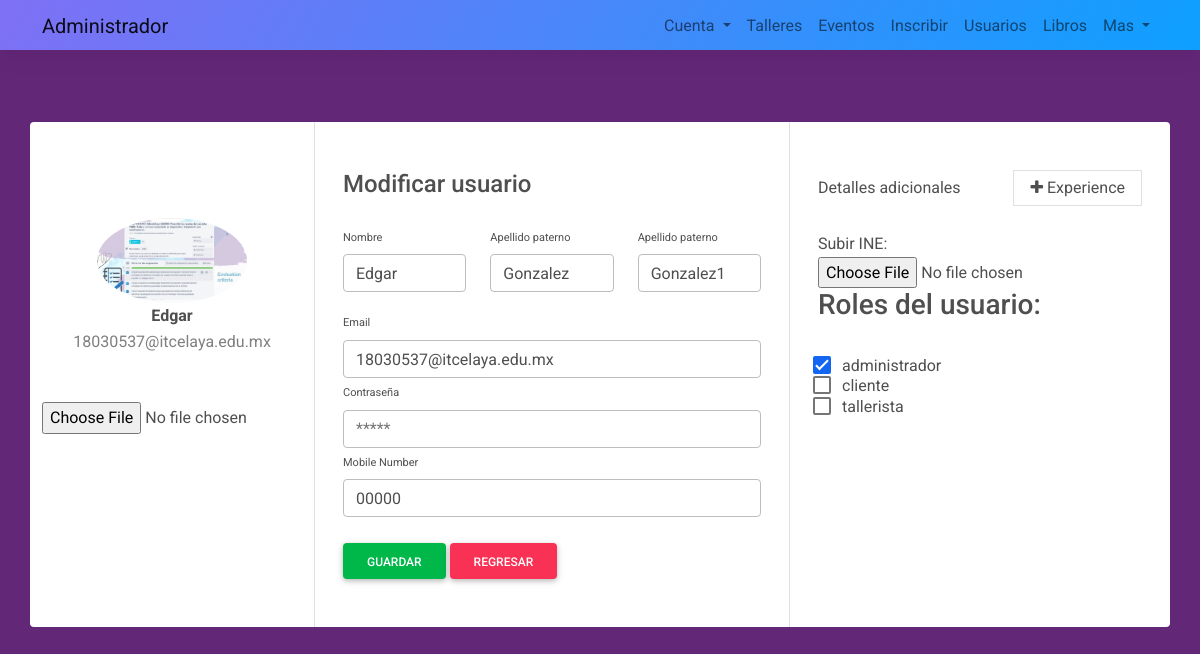
The app's page /panel/usuario.php?accion=modify&id_usuario=1 (signed in) with its own data.
### tables this page shows
CREATE TABLE `usuario` (
  `id_usuario` int(11) NOT NULL,
  `correo` varchar(100) NOT NULL,
  `contrasena` varchar(32) NOT NULL,
  `nombre` varchar(50) NOT NULL,
  `primer_apellido` varchar(50) NOT NULL,
  `segundo_apellido` varchar(50) NOT NULL,
  `fotografia` varchar(100) NOT NULL DEFAULT 'nofoto.png',
  `telefono` varchar(13) NOT NULL
);

CREATE TABLE `rol` (
  `id_rol` int(11) NOT NULL,
  `rol` varchar(100) NOT NULL
);

### models/sistema.class.php (called while the page is built, shortened)
<?php
class Sistema
{
    public function connect()
    {
        $dbDriver = "mysql";
        $dbHost = "localhost";
        $db = "centro_comunitario";
        $dbUser = "administrador";
        $dbPass = "123";
        $this->con = new PDO($dbDriver . ':host=' . $dbHost . ';dbname=' . $db, $dbUser, $dbPass);
    }
}

### models/usuario_rol.class.php (called while the page is built, shortened)
<?php
require_once('sistema.class.php');
class UsuarioRol extends Sistema {
    public function read($id_usuario){
        $sql = "SELECT id_rol from usuario_rol WHERE id_usuario=:id_usuario";
        $stmt = $this->con->prepare($sql);
        $stmt->bindParam(':id_usuario', $id_usuario, PDO::PARAM_INT);
        $stmt->execute();
        $datos = $stmt->fetchAll(PDO::FETCH_ASSOC);
        return $datos;
    }
    public function rolesUsuario($id_usuario){
        $datos = $this -> read($id_usuario);
        $roles = array();
        foreach ($datos as $key => $value){
            array_push($roles,$value['id_rol']);
        }
        return $roles;
    }
}
$usuarioRol = new UsuarioRol;
?>

### models/usuario.class.php (called while the page is built, shortened)
<?php
require_once('sistema.class.php');
class Usuario extends Sistema
{
    public function readOne($id_usuario)
    {
        $sql = "SELECT id_usuario,correo,contrasena,nombre,primer_apellido,segundo_apellido,fotografia,telefono  from usuario where id_usuario = :id_usuario";
        $stmt = $this->con->prepare($sql);
        $stmt->bindParam(':id_usuario', $id_usuario, PDO::PARAM_INT);
        $stmt->execute();
        $datos = $stmt->fetchAll(PDO::FETCH_ASSOC);
        $datos = (isset($datos[0])) ? $datos[0] : null;
        return $datos;
    }
}
$usuario = new Usuario;

### models/rol.class.php (called while the page is built, shortened)
<?php
    require_once('sistema.class.php');
    class Rol extends Sistema{
    public function read()
    {
        $sql = "SELECT  *  from rol";
        $stmt = $this->con->prepare($sql);
        $stmt->execute();
        $datos = $stmt->fetchAll(PDO::FETCH_ASSOC);
        return $datos;
    }
    }
?>

### views/usuario/form2.php (the view, shortened to what this page needs)
<link rel="stylesheet" href="/centro_comunitario/css/style3.css" />
<form style="padding: 2%;" method="POST" action="usuario.php?accion=<?php echo (isset($id_usuario)) ? "update&id_usuario=" . $id_usuario : "add"; ?>" enctype='multipart/form-data'>
    <div class="container rounded bg-white mt-5 mb-5">
        <div class="row">
            <div class="col-md-3 border-right">
                <div class="d-flex flex-column align-items-center text-center p-3 py-5"><img class="rounded-circle mt-5" alt="..." width="150" src="../image/usuario/<?php echo $datos['fotografia']; ?>"><span class="font-weight-bold"><?php echo (isset($id_usuario)) ? $datos['nombre'] : "" ?></span><span class="text-black-50"><?php echo (isset($id_usuario)) ? $datos['correo'] : "" ?></span><span> </span></div>
                <div class="form-group">
                    <div>
                        <input type="file" class="form-control-file" id="exampleFormControlFile1" name="fotografia">
                    </div>
                </div>
            </div>
            <div class="col-md-5 border-right">
                <div class="p-3 py-5">
                    <div class="d-flex justify-content-between align-items-center mb-3">
                        <h4 class="text-right"><?php echo (isset($id_usuario)) ? "Modificar" : "Nuevo"; ?> usuario</h4>
                    </div>
                    <div class="row mt-2">
                        <div class="col-md-4"><label class="labels">Nombre</label><input type="text" class="form-control" placeholder="Nombre" name="nombre" value="<?php echo (isset($id_usuario)) ? $datos['nombre'] : "" ?>"></div>
                        <div class="col-md-4"><label class="labels">Apellido paterno</label><input type="text" class="form-control" placeholder="Apellido paterno" name="primer_apellido" value="<?php echo (isset($id_usuario)) ? $datos['primer_apellido'] : "" ?>"></div>
                        <div class="col-md-4"><label class="labels">Apellido paterno</label><input type="text" class="form-control" placeholder="Apellido materno" name="segundo_apellido" value="<?php echo (isset($id_usuario)) ? $datos['segundo_apellido'] : "" ?>"></div>
                    </div>
                    <div class="row mt-3">
                        <div class="col-md-12"><label class="labels">Email </label><input type="text" class="form-control" placeholder="Correo" name="correo" value="<?php echo (isset($id_usuario)) ? $datos['correo'] : "" ?>"></div>
                        <div class="col-md-12"><label class="labels">Contraseña</label><input type="password" class="form-control" placeholder="*****" name="contrasena"></div>
                        <div class="col-md-12"><label class="labels">Mobile Number</label><input type="text" class="form-control" placeholder="Numero de telefono" name="telefono" value="<?php echo (isset($id_usuario)) ? $datos['telefono'] : "" ?>"></div>
                    </div>
                    <br>
                    <input class="btn btn-success" type="submit" name="Guardar" value="Guardar">
                    <a href="usuario.php" class="btn btn-danger">Regresar</a>
                </div>
            </div>
            <div class="col-md-4">
                <div class="p-3 py-5">
                    <div class="d-flex justify-content-between align-items-center experience"><span>Detalles adicionales</span><span class="border px-3 p-1 add-experience"><i class="fa fa-plus"></i>&nbsp;Experience</span></div><br>
                    <label class="form-check-label">
                        Subir INE:
                    </label>
                    <input type="file" name="pdf" id="pdf_ine" />
                    <?php if (isset($id_usuario)) : ?>
                        <h3>Roles del usuario:</h3>
                        <br>
                        <?php foreach ($datos_roles as $key => $values) :
                            $checked = '';
                            if (in_array($values['id_rol'], $datos_usuario_rol)) {
                                $checked = 'checked';
                            }
                        ?>
                            <div class="form-check">
                                <input class="form-check-input" type="checkbox" value="<?php echo ($values['id_rol']); ?>"  name="roles[]" <?php echo $checked; ?>>
                                <label class="form-check-label" >
                                    <?php echo ($values['rol']) ?>
                                </label>
                            </div>
                        <?php
                        endforeach;
                        ?>
                    <?php endif; ?>
                </div>
            </div>
        </div>
    </div>
</form>
</body>

### css/style.css (style rules this page uses)
* { font-family: Roboto; }

### css/style3.css (style rules this page uses)
.labels { font-size: 11px }

### records on screen
usuario: fotografia (picture), nombre "Edgar", correo "18030537@itcelaya.edu.mx", primer_apellido "Gonzalez", segundo_apellido "Gonzalez1", telefono "00000"
rol: rol "administrador"
rol: rol "cliente"
rol: rol "tallerista"
